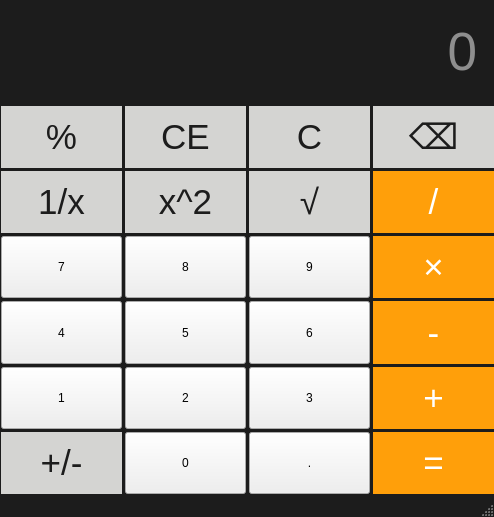
<?xml version="1.0" encoding="UTF-8"?>
<ui version="4.0">
 <class>MainWindow</class>
 <widget class="QMainWindow" name="MainWindow">
  <property name="geometry">
   <rect>
    <x>0</x>
    <y>0</y>
    <width>489</width>
    <height>517</height>
   </rect>
  </property>
  <property name="windowTitle">
   <string>计算器-何钰婷-2023414290110</string>
  </property>
  <property name="styleSheet">
   <string notr="true">/* 主窗口背景（深灰色底座） */
QMainWindow {
    background-color: #1c1c1c;
}

/* 显示框样式（深色背景+浅色文字） */
QLineEdit#Display {
    background-color: #1c1c1c;
    font-size: 40pt;
    color: #ffffff;
    border: none;
    padding: 20px 15px;
    text-align: right;
}

/* 数字按钮（灰色底+白色字） */
QPushButton[objectName^=&quot;btnNum&quot;], QPushButton#btnPeriod {
    background-color: #505050;
    color: #ffffff;
    font-size: 26pt;
    border: none;
    border-radius: 50px; /* 圆形按钮 */
    min-width: 60px;
    min-height: 60px;
    padding: 0;
}
QPushButton[objectName^=&quot;btnNum&quot;]:hover, QPushButton#btnPeriod:hover {
    background-color: #737373;
}
QPushButton[objectName^=&quot;btnNum&quot;]:pressed, QPushButton#btnPeriod:pressed {
    background-color: #a6a6a6;
}

/* 左侧功能键（浅灰色底+黑色字） */
QPushButton#btnPercentage, QPushButton#btnClear, QPushButton#btnClearAll,
QPushButton#btnSign,QPushButton#btnDelete, QPushButton#btnInverse, QPushButton#btnSquare, QPushButton#btnSqrt {
    background-color: #d4d4d2;
    color: #1c1c1c;
    font-size: 26pt;
    border: none;
    border-radius: 50px;
    min-width: 60px;
    min-height: 60px;
    padding: 0;
}
QPushButton#btnPercentage:hover, QPushButton#btnClear:hover,
QPushButton#btnClearAll:hover,
QPushButton#btnSign:hover,
QPushButton#btnDelete:hover, QPushButton#btnInverse:hover, QPushButton#btnSquare:hover, QPushButton#btnSqrt:hover {
    background-color: #f2f2f2;
}
QPushButton#btnPercentage:pressed,
QPushButton#btnClearAll:pressed,
QPushButton#btnSign:pressed,
QPushButton#btnClear:pressed, QPushButton#btnDelete:pressed, QPushButton#btnInverse:pressed, QPushButton#btnSquare:pressed, QPushButton#btnSqrt:pressed {
    background-color: #ffffff;
}

/* 右侧运算键（橙色底+白色字） */
QPushButton#btnDivide, QPushButton#btnMultiple, QPushButton#btnMinus, QPushButton#btnPlus, QPushButton#btnEqual {
    background-color: #ff9f0a;
    color: #ffffff;
    font-size: 26pt;
    border: none;
    border-radius: 50px;
    min-width: 60px;
    min-height: 60px;
    padding: 0;
}
QPushButton#btnDivide:hover, QPushButton#btnMultiple:hover, QPushButton#btnMinus:hover, QPushButton#btnPlus:hover, QPushButton#btnEqual:hover {
    background-color: #ffbf69;
}
QPushButton#btnDivide:pressed, QPushButton#btnMultiple:pressed, QPushButton#btnMinus:pressed, QPushButton#btnPlus:pressed, QPushButton#btnEqual:pressed {
    background-color: #ffd699;
}</string>
  </property>
  <widget class="QWidget" name="centralwidget">
   <layout class="QVBoxLayout" name="verticalLayout">
    <property name="spacing">
     <number>3</number>
    </property>
    <property name="leftMargin">
     <number>1</number>
    </property>
    <property name="topMargin">
     <number>1</number>
    </property>
    <property name="rightMargin">
     <number>0</number>
    </property>
    <property name="bottomMargin">
     <number>1</number>
    </property>
    <item>
     <layout class="QGridLayout" name="gridLayout">
      <item row="4" column="2">
       <widget class="QPushButton" name="btnNum6">
        <property name="sizePolicy">
         <sizepolicy hsizetype="Minimum" vsizetype="Minimum">
          <horstretch>0</horstretch>
          <verstretch>0</verstretch>
         </sizepolicy>
        </property>
        <property name="text">
         <string>6</string>
        </property>
       </widget>
      </item>
      <item row="2" column="0">
       <widget class="QPushButton" name="btnInverse">
        <property name="sizePolicy">
         <sizepolicy hsizetype="Minimum" vsizetype="Minimum">
          <horstretch>0</horstretch>
          <verstretch>0</verstretch>
         </sizepolicy>
        </property>
        <property name="text">
         <string>1/x</string>
        </property>
       </widget>
      </item>
      <item row="1" column="2">
       <widget class="QPushButton" name="btnClear">
        <property name="sizePolicy">
         <sizepolicy hsizetype="Minimum" vsizetype="Minimum">
          <horstretch>0</horstretch>
          <verstretch>0</verstretch>
         </sizepolicy>
        </property>
        <property name="text">
         <string>C</string>
        </property>
       </widget>
      </item>
      <item row="5" column="0">
       <widget class="QPushButton" name="btnNum1">
        <property name="sizePolicy">
         <sizepolicy hsizetype="Minimum" vsizetype="Minimum">
          <horstretch>0</horstretch>
          <verstretch>0</verstretch>
         </sizepolicy>
        </property>
        <property name="text">
         <string>1</string>
        </property>
       </widget>
      </item>
      <item row="6" column="2">
       <widget class="QPushButton" name="btnPeriod">
        <property name="sizePolicy">
         <sizepolicy hsizetype="Minimum" vsizetype="Minimum">
          <horstretch>0</horstretch>
          <verstretch>0</verstretch>
         </sizepolicy>
        </property>
        <property name="text">
         <string>.</string>
        </property>
       </widget>
      </item>
      <item row="2" column="3">
       <widget class="QPushButton" name="btnDivide">
        <property name="sizePolicy">
         <sizepolicy hsizetype="Minimum" vsizetype="Minimum">
          <horstretch>0</horstretch>
          <verstretch>0</verstretch>
         </sizepolicy>
        </property>
        <property name="text">
         <string>/</string>
        </property>
       </widget>
      </item>
      <item row="1" column="1">
       <widget class="QPushButton" name="btnClearAll">
        <property name="sizePolicy">
         <sizepolicy hsizetype="Minimum" vsizetype="Minimum">
          <horstretch>0</horstretch>
          <verstretch>0</verstretch>
         </sizepolicy>
        </property>
        <property name="text">
         <string>CE</string>
        </property>
       </widget>
      </item>
      <item row="5" column="2">
       <widget class="QPushButton" name="btnNum3">
        <property name="sizePolicy">
         <sizepolicy hsizetype="Minimum" vsizetype="Minimum">
          <horstretch>0</horstretch>
          <verstretch>0</verstretch>
         </sizepolicy>
        </property>
        <property name="text">
         <string>3</string>
        </property>
       </widget>
      </item>
      <item row="2" column="1">
       <widget class="QPushButton" name="btnSquare">
        <property name="sizePolicy">
         <sizepolicy hsizetype="Minimum" vsizetype="Minimum">
          <horstretch>0</horstretch>
          <verstretch>0</verstretch>
         </sizepolicy>
        </property>
        <property name="text">
         <string>x^2</string>
        </property>
       </widget>
      </item>
      <item row="5" column="1">
       <widget class="QPushButton" name="btnNum2">
        <property name="sizePolicy">
         <sizepolicy hsizetype="Minimum" vsizetype="Minimum">
          <horstretch>0</horstretch>
          <verstretch>0</verstretch>
         </sizepolicy>
        </property>
        <property name="text">
         <string>2</string>
        </property>
       </widget>
      </item>
      <item row="3" column="1">
       <widget class="QPushButton" name="btnNum8">
        <property name="sizePolicy">
         <sizepolicy hsizetype="Minimum" vsizetype="Minimum">
          <horstretch>0</horstretch>
          <verstretch>0</verstretch>
         </sizepolicy>
        </property>
        <property name="text">
         <string>8</string>
        </property>
       </widget>
      </item>
      <item row="1" column="3">
       <widget class="QPushButton" name="btnDelete">
        <property name="sizePolicy">
         <sizepolicy hsizetype="Minimum" vsizetype="Minimum">
          <horstretch>0</horstretch>
          <verstretch>0</verstretch>
         </sizepolicy>
        </property>
        <property name="text">
         <string>⌫</string>
        </property>
       </widget>
      </item>
      <item row="3" column="2">
       <widget class="QPushButton" name="btnNum9">
        <property name="sizePolicy">
         <sizepolicy hsizetype="Minimum" vsizetype="Minimum">
          <horstretch>0</horstretch>
          <verstretch>0</verstretch>
         </sizepolicy>
        </property>
        <property name="text">
         <string>9</string>
        </property>
       </widget>
      </item>
      <item row="4" column="3">
       <widget class="QPushButton" name="btnMinus">
        <property name="sizePolicy">
         <sizepolicy hsizetype="Minimum" vsizetype="Minimum">
          <horstretch>0</horstretch>
          <verstretch>0</verstretch>
         </sizepolicy>
        </property>
        <property name="text">
         <string>-</string>
        </property>
       </widget>
      </item>
      <item row="6" column="0">
       <widget class="QPushButton" name="btnSign">
        <property name="sizePolicy">
         <sizepolicy hsizetype="Minimum" vsizetype="Minimum">
          <horstretch>0</horstretch>
          <verstretch>0</verstretch>
         </sizepolicy>
        </property>
        <property name="text">
         <string>+/-</string>
        </property>
       </widget>
      </item>
      <item row="6" column="3">
       <widget class="QPushButton" name="btnEqual">
        <property name="sizePolicy">
         <sizepolicy hsizetype="Minimum" vsizetype="Minimum">
          <horstretch>0</horstretch>
          <verstretch>0</verstretch>
         </sizepolicy>
        </property>
        <property name="text">
         <string>=</string>
        </property>
       </widget>
      </item>
      <item row="4" column="0">
       <widget class="QPushButton" name="btnNum4">
        <property name="sizePolicy">
         <sizepolicy hsizetype="Minimum" vsizetype="Minimum">
          <horstretch>0</horstretch>
          <verstretch>0</verstretch>
         </sizepolicy>
        </property>
        <property name="text">
         <string>4</string>
        </property>
       </widget>
      </item>
      <item row="3" column="0">
       <widget class="QPushButton" name="btnNum7">
        <property name="sizePolicy">
         <sizepolicy hsizetype="Minimum" vsizetype="Minimum">
          <horstretch>0</horstretch>
          <verstretch>0</verstretch>
         </sizepolicy>
        </property>
        <property name="text">
         <string>7</string>
        </property>
       </widget>
      </item>
      <item row="4" column="1">
       <widget class="QPushButton" name="btnNum5">
        <property name="sizePolicy">
         <sizepolicy hsizetype="Minimum" vsizetype="Minimum">
          <horstretch>0</horstretch>
          <verstretch>0</verstretch>
         </sizepolicy>
        </property>
        <property name="text">
         <string>5</string>
        </property>
       </widget>
      </item>
      <item row="5" column="3">
       <widget class="QPushButton" name="btnPlus">
        <property name="sizePolicy">
         <sizepolicy hsizetype="Minimum" vsizetype="Minimum">
          <horstretch>0</horstretch>
          <verstretch>0</verstretch>
         </sizepolicy>
        </property>
        <property name="text">
         <string>+</string>
        </property>
       </widget>
      </item>
      <item row="3" column="3">
       <widget class="QPushButton" name="btnMultiple">
        <property name="sizePolicy">
         <sizepolicy hsizetype="Minimum" vsizetype="Minimum">
          <horstretch>0</horstretch>
          <verstretch>0</verstretch>
         </sizepolicy>
        </property>
        <property name="text">
         <string>×</string>
        </property>
       </widget>
      </item>
      <item row="2" column="2">
       <widget class="QPushButton" name="btnSqrt">
        <property name="sizePolicy">
         <sizepolicy hsizetype="Minimum" vsizetype="Minimum">
          <horstretch>0</horstretch>
          <verstretch>0</verstretch>
         </sizepolicy>
        </property>
        <property name="text">
         <string>√</string>
        </property>
       </widget>
      </item>
      <item row="6" column="1">
       <widget class="QPushButton" name="btnNum0">
        <property name="sizePolicy">
         <sizepolicy hsizetype="Minimum" vsizetype="Minimum">
          <horstretch>0</horstretch>
          <verstretch>0</verstretch>
         </sizepolicy>
        </property>
        <property name="text">
         <string>0</string>
        </property>
       </widget>
      </item>
      <item row="1" column="0">
       <widget class="QPushButton" name="btnPercentage">
        <property name="sizePolicy">
         <sizepolicy hsizetype="Minimum" vsizetype="Minimum">
          <horstretch>0</horstretch>
          <verstretch>0</verstretch>
         </sizepolicy>
        </property>
        <property name="text">
         <string>%</string>
        </property>
       </widget>
      </item>
      <item row="0" column="0" colspan="4">
       <widget class="QLineEdit" name="Display">
        <property name="sizePolicy">
         <sizepolicy hsizetype="Minimum" vsizetype="Minimum">
          <horstretch>0</horstretch>
          <verstretch>0</verstretch>
         </sizepolicy>
        </property>
        <property name="alignment">
         <set>Qt::AlignmentFlag::AlignRight|Qt::AlignmentFlag::AlignTrailing|Qt::AlignmentFlag::AlignVCenter</set>
        </property>
        <property name="placeholderText">
         <string>0</string>
        </property>
       </widget>
      </item>
     </layout>
    </item>
   </layout>
  </widget>
  <widget class="QMenuBar" name="menubar">
   <property name="geometry">
    <rect>
     <x>0</x>
     <y>0</y>
     <width>489</width>
     <height>18</height>
    </rect>
   </property>
  </widget>
  <widget class="QStatusBar" name="statusbar"/>
 </widget>
 <resources/>
 <connections/>
</ui>
